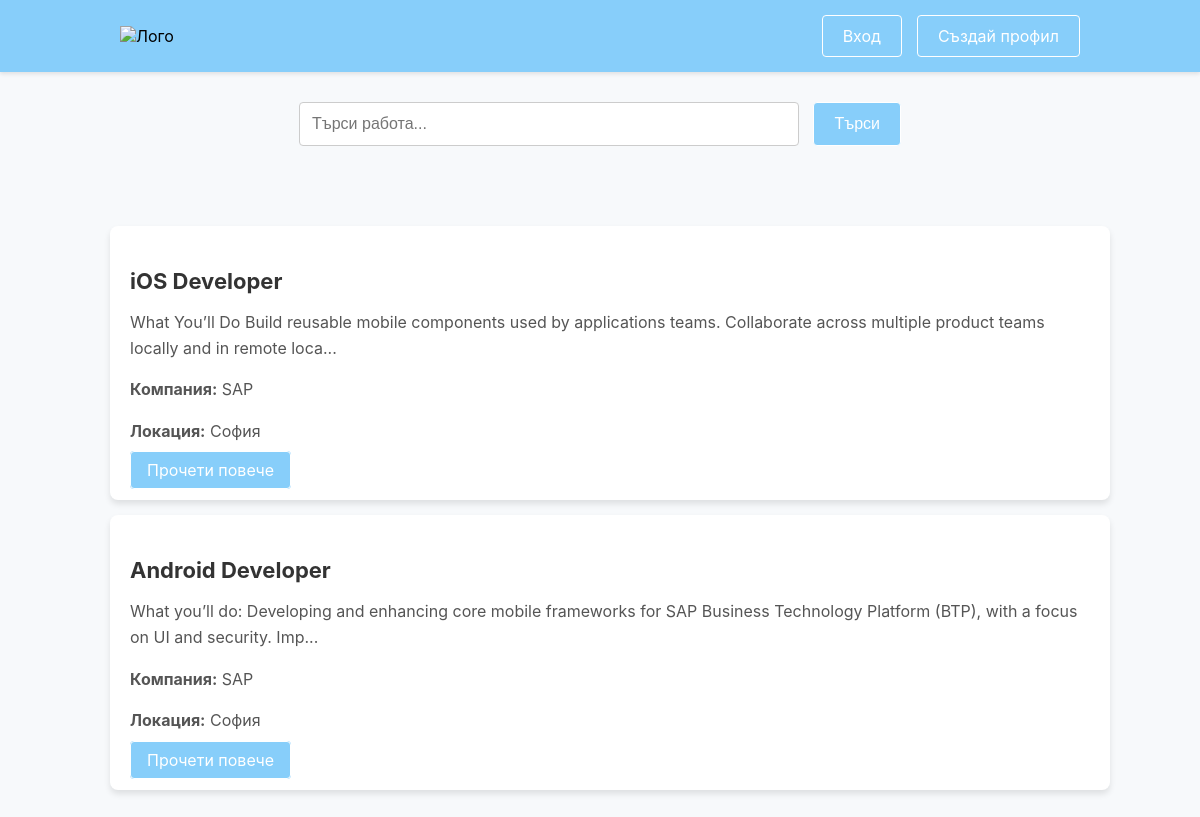
The page /mobile.php on the database its author committed.
### tables this page shows
CREATE TABLE `jobs` (
  `job_id` int(11) NOT NULL,
  `title` varchar(255) NOT NULL,
  `description` text DEFAULT NULL,
  `salary` decimal(10,2) DEFAULT NULL,
  `location` varchar(255) DEFAULT NULL,
  `company` varchar(255) DEFAULT NULL,
  `created_at` timestamp NOT NULL DEFAULT current_timestamp(),
  `category` enum('Frontend','Backend','Fullstack','Mobile') NOT NULL
);

### mobile.php (the view, shortened to what this page needs)
<?php
include 'db_connection.php';
$search_term = '';
if (isset($_POST['search'])) {
    $search_term = $conn->real_escape_string($_POST['search_term']);
    $query = "SELECT * FROM jobs WHERE category = 'Mobile' AND (title LIKE '%$search_term%' OR description LIKE '%$search_term%')";
} else {
    $query = "SELECT * FROM jobs WHERE category = 'Mobile'";
}
$result = $conn->query($query);
?>
<!DOCTYPE html>
<html lang="bg">
<head>
    <link rel="stylesheet" href="styles.css">
</head>
<body>
    <div class="navbar">
        <div class="logo">
            <a href="index.php"><img src="logo/rabota.bg.png" alt="Лого" class="logo-img" /></a>
        </div>
        <div class="nav-links">
            <a href="login.php" class="button">Вход</a>
            <a href="register.php" class="button">Създай профил</a>
        </div>
    </div>
    <div class="search">
        <form method="POST" action="">
            <input type="text" name="search_term" placeholder="Търси работа..." value="<?php echo htmlspecialchars($search_term); ?>">
            <button type="submit" name="search" class="button">Търси</button>
        </form>
    </div>
    <div class="job-list">
        <?php
        if ($result && $result->num_rows > 0) {
            while ($row = $result->fetch_assoc()) {
                ?>
                <div class="job">
                    <h3><?php echo htmlspecialchars($row['title']); ?></h3>
                    <p><?php echo substr(htmlspecialchars($row['description']), 0, 150); ?>...</p>
                    <p><strong>Компания:</strong> <?php echo htmlspecialchars($row['company']); ?></p>
                    <p><strong>Локация:</strong> <?php echo htmlspecialchars($row['location']); ?></p>
                    <a href="view_jobs.php?id=<?php echo $row['job_id']; ?>" class="button">Прочети повече</a>
                </div>
                <?php
            }
        } else {
            echo "<p>Няма публикувани обяви за работа в категория Mobile.</p>";
        }
        ?>
    </div>
</body>
</html>

### styles.css (style rules this page uses)
body { font-family: 'Inter', sans-serif; margin: 0; padding: 0; background-color: #f7f9fb; }
a { text-decoration: none; color: inherit; }
.navbar { background-color: #87CEFA; display: flex; justify-content: space-between; align-items: center; padding: 15px 10%; box-shadow: 0 2px 4px rgba(0, 0, 0, 0.1); }
.logo-img { width: 150px; height: auto; }
.nav-links { display: flex; justify-content: flex-end; align-items: center; }
.nav-links .button { color: #fff; font-size: 16px; padding: 10px 20px; margin-left: 15px; background-color: #87CEFA; border: 1px solid #fff; border-radius: 4px; cursor: pointer; transition: background-color 0.3s, transform 0.2s; }
.search { display: flex; justify-content: center; align-items: center; padding: 30px 0; }
.search input { padding: 12px 40px 12px 12px; width: 500px !important; border-radius: 4px; border: 1px solid #ccc; font-size: 16px; transition: border-color 0.3s; position: relative; }
.search .button { padding: 12px 20px; background-color: #87CEFA; color: white; border: 1px solid #fff; border-radius: 4px; font-size: 16px; cursor: pointer; transition: background-color 0.3s, transform 0.2s; margin-left: 10px; }
.job-list { max-width: 1000px; margin: 0 auto; padding: 20px 10px 20px 30px; }
input, textarea, select { width: 100%; padding: 12px; margin-bottom: 15px; border: 1px solid #ddd; border-radius: 5px; font-size: 16px; transition: border-color 0.3s; box-sizing: border-box; }
button { width: 100%; padding: 12px; background-color: #87CEFA; color: white; border: 1px solid #fff; border-radius: 5px; font-size: 16px; cursor: pointer; transition: background-color 0.3s, transform 0.2s; }
.job { background-color: #fff; padding: 20px; margin: 15px 0; border-radius: 8px; box-shadow: 0 4px 6px rgba(0, 0, 0, 0.1); transition: box-shadow 0.3s; }
.job h3 { font-size: 22px; color: #333; margin-bottom: 10px; }
.job p { font-size: 16px; color: #555; line-height: 1.6; }
.button, .apply-button { background-color: #87CEFA; color: white; padding: 8px 16px; border: 1px solid #fff; border-radius: 4px; font-size: 16px; cursor: pointer; transition: background-color 0.3s, transform 0.2s; max-width: 200px; width: auto; text-align: center; }

### rows shown on the page
jobs: title "iOS Developer", description "What You’ll Do Build reusable mobile components used by applications teams. Collaborate across multiple product teams locally and in remote loca", company "SAP", location "София"
jobs: title "Android Developer", description "What you’ll do: Developing and enhancing core mobile frameworks for SAP Business Technology Platform (BTP), with a focus on UI and security. Imp", company "SAP", location "София"
